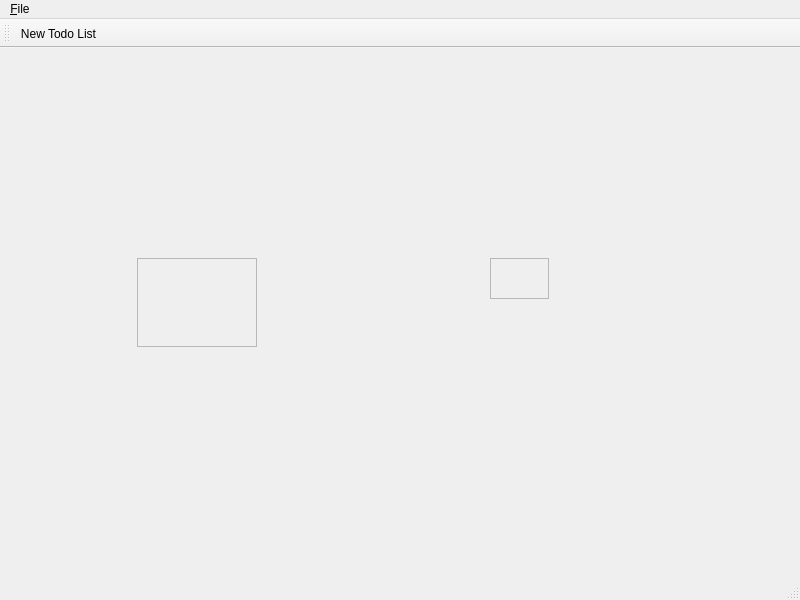
<?xml version="1.0" encoding="UTF-8"?>
<ui version="4.0">
 <class>MainWindow</class>
 <widget class="QMainWindow" name="MainWindow">
  <property name="geometry">
   <rect>
    <x>0</x>
    <y>0</y>
    <width>800</width>
    <height>600</height>
   </rect>
  </property>
  <property name="windowTitle">
   <string>MainWindow</string>
  </property>
  <widget class="QWidget" name="centralwidget">
   <widget class="ItemsPanel" name="itemsPanel">
    <property name="geometry">
     <rect>
      <x>490</x>
      <y>210</y>
      <width>59</width>
      <height>41</height>
     </rect>
    </property>
    <property name="sizePolicy">
     <sizepolicy hsizetype="Expanding" vsizetype="Expanding">
      <horstretch>0</horstretch>
      <verstretch>0</verstretch>
     </sizepolicy>
    </property>
    <property name="frameShape">
     <enum>QFrame::StyledPanel</enum>
    </property>
    <property name="frameShadow">
     <enum>QFrame::Raised</enum>
    </property>
   </widget>
   <widget class="ListsPanel" name="listsPanel">
    <property name="geometry">
     <rect>
      <x>137</x>
      <y>210</y>
      <width>120</width>
      <height>89</height>
     </rect>
    </property>
    <property name="frameShape">
     <enum>QFrame::StyledPanel</enum>
    </property>
    <property name="frameShadow">
     <enum>QFrame::Raised</enum>
    </property>
   </widget>
  </widget>
  <widget class="QMenuBar" name="menubar">
   <property name="geometry">
    <rect>
     <x>0</x>
     <y>0</y>
     <width>800</width>
     <height>26</height>
    </rect>
   </property>
   <widget class="QMenu" name="menu_File">
    <property name="title">
     <string>&amp;File</string>
    </property>
    <addaction name="actionNew_Todo_List"/>
    <addaction name="action_Quit"/>
   </widget>
   <addaction name="menu_File"/>
  </widget>
  <widget class="QStatusBar" name="statusbar"/>
  <widget class="QToolBar" name="toolBar">
   <property name="windowTitle">
    <string>toolBar</string>
   </property>
   <attribute name="toolBarArea">
    <enum>TopToolBarArea</enum>
   </attribute>
   <attribute name="toolBarBreak">
    <bool>false</bool>
   </attribute>
   <addaction name="actionNew_Todo_List"/>
  </widget>
  <action name="actionNew_Todo_List">
   <property name="icon">
    <iconset theme="document-new"/>
   </property>
   <property name="text">
    <string>New Todo &amp;List</string>
   </property>
   <property name="menuRole">
    <enum>QAction::NoRole</enum>
   </property>
  </action>
  <action name="action_Quit">
   <property name="icon">
    <iconset theme="application-exit"/>
   </property>
   <property name="text">
    <string>&amp;Quit</string>
   </property>
   <property name="menuRole">
    <enum>QAction::QuitRole</enum>
   </property>
  </action>
 </widget>
 <customwidgets>
  <customwidget>
   <class>ListsPanel</class>
   <extends>QFrame</extends>
   <header>listspanel.h</header>
   <container>1</container>
  </customwidget>
  <customwidget>
   <class>ItemsPanel</class>
   <extends>QFrame</extends>
   <header>itemspanel.h</header>
   <container>1</container>
  </customwidget>
 </customwidgets>
 <resources/>
 <connections/>
</ui>
